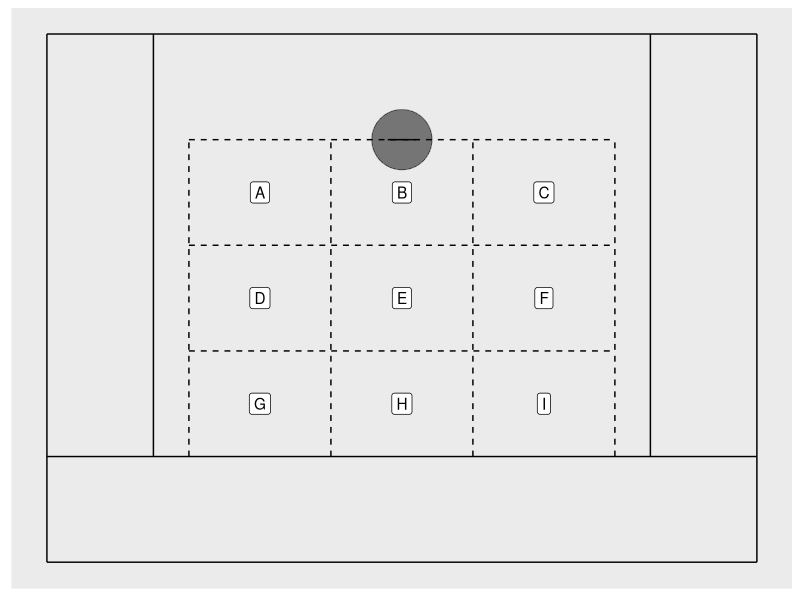
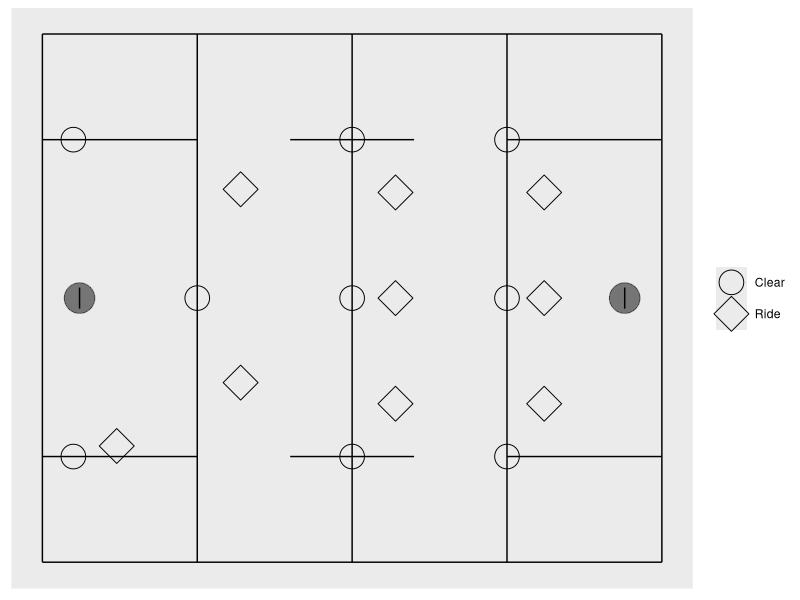
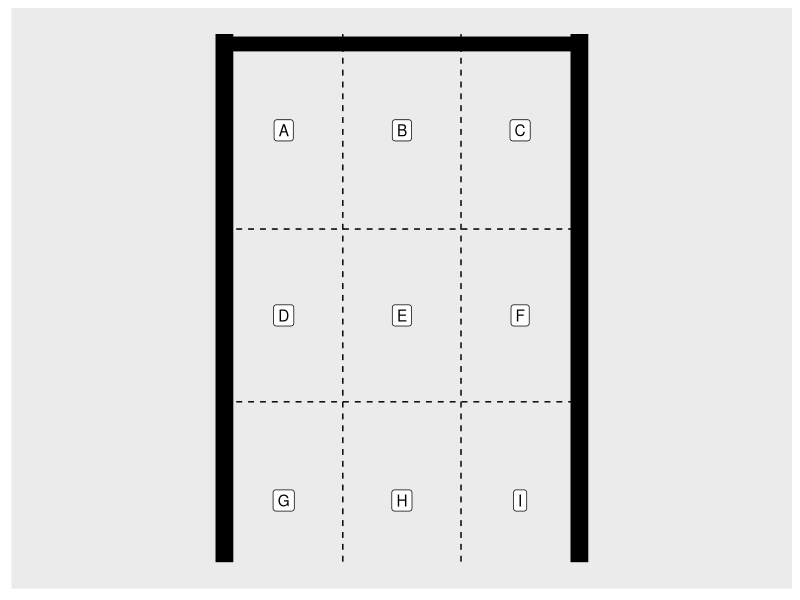
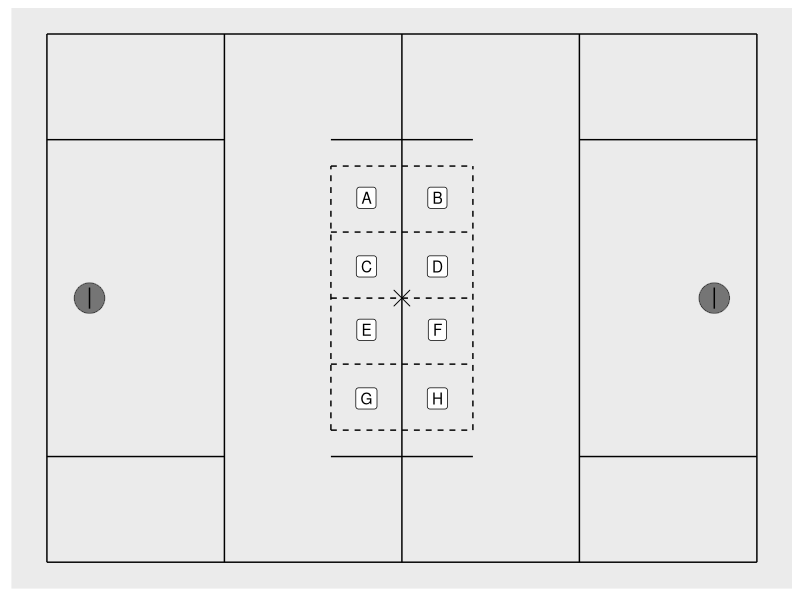

Here is the R script that generated these plots, in order:
## ---- chunk 1
knitr::opts_chunk$set(echo = TRUE)
library(tidyverse)
## ---- chunk 2
Draw.Half.Lax = function() {
ggplot() +
  theme(axis.title.x=element_blank(),
        axis.text.x=element_blank(),
        axis.ticks.x=element_blank(),
        axis.ticks.y=element_blank(),
        axis.title.y=element_blank(),
        axis.text.y=element_blank(),
        panel.grid.major = element_blank(),
        panel.grid.minor = element_blank()) +
  geom_segment(mapping = aes(x=0, y=5, xend=5, yend=5)) +
  geom_segment(mapping = aes(x=0, y=0, xend=5, yend=0)) +
  geom_segment(mapping = aes(x=0, y=0, xend=0, yend=5)) +
  geom_segment(mapping = aes(x=5, y=0, xend=5, yend=5)) +
  geom_segment(mapping = aes(x=0, xend=5, y=1, yend=1)) +
  geom_segment(mapping = aes(x=.75, xend=.75, y=1, yend=5)) +
  geom_segment(mapping = aes(x=4.25, xend=4.25, y=1, yend=5)) +
  geom_point(mapping = aes(x=2.5, y=4), size = 20, alpha = .5, color = "black") +
  geom_segment(mapping = aes(x=2.4, xend=2.6, y=4, yend=4)) +
  geom_segment(mapping = aes(x=1, xend=4, y=4, yend=4), lty=2) +
  geom_segment(mapping = aes(x=1, xend=1, y=1, yend=4), lty=2) +
  geom_segment(mapping = aes(x=1, xend=4, y=2, yend=2), lty=2) +
  geom_segment(mapping = aes(x=4, xend=4, y=1, yend=4), lty=2) +
  geom_segment(mapping = aes(x=1, xend=4, y=3, yend=3), lty=2) +
  geom_segment(mapping = aes(x=2, xend=2, y=1, yend=4), lty=2) +
  geom_segment(mapping = aes(x=3, xend=3, y=1, yend=4), lty=2) +
  geom_label(mapping = aes(x=1.5, y=3.5), label = "A") +
  geom_label(mapping = aes(x=1.5, y=2.5), label = "D") +
  geom_label(mapping = aes(x=1.5, y=1.5), label = "G") +
  geom_label(mapping = aes(x=2.5, y=3.5), label = "B") +
  geom_label(mapping = aes(x=3.5, y=3.5), label = "C") +
  geom_label(mapping = aes(x=3.5, y=2.5), label = "F") +
  geom_label(mapping = aes(x=3.5, y=1.5), label = "I") +
  geom_label(mapping = aes(x=2.5, y=2.5), label = "E") +
  geom_label(mapping = aes(x=2.5, y=1.5), label = "H")
}

Draw.Full.Lax = function(Ride.Clear) {
  ggplot() +
  theme(axis.title.x=element_blank(),
        axis.text.x=element_blank(),
        axis.ticks.x=element_blank(),
        axis.ticks.y=element_blank(),
        axis.title.y=element_blank(),
        axis.text.y=element_blank(),
        panel.grid.major = element_blank(),
        panel.grid.minor = element_blank(),
        legend.title = element_blank()) +
    geom_segment(mapping = aes(x=0, xend=5, y=10, yend=10)) +
    geom_segment(mapping = aes(x=0, xend=5, y=0, yend=0)) +
    geom_segment(mapping = aes(x=0, xend=0, y=0, yend=10)) +
    geom_segment(mapping = aes(x=5, xend=5, y=0, yend=10)) +
    geom_segment(mapping = aes(x=2.5, xend=2.5, y=0, yend=10)) +
    geom_segment(mapping = aes(x=3.75, xend=3.75, y=0, yend=10)) +
    geom_segment(mapping = aes(x= 1.25, xend=1.25, y=0, yend=10)) +
    geom_segment(mapping = aes(x=0, xend=1.25, y=2, yend=2)) +
    geom_segment(mapping = aes(x=0, xend=1.25, y=8, yend=8)) +
    geom_segment(mapping = aes(x=3.75, xend=5, y=2, yend=2)) +
    geom_segment(mapping = aes(x=3.75, xend=5, y=8, yend=8)) +
    geom_point(mapping = aes(x=.3, y=5), size = 10, alpha = .5) +
    geom_point(mapping = aes(x=4.7, y=5), size = 10, alpha = .5) +
    geom_segment(mapping = aes(x=.3, xend=.3, y=4.8, yend=5.2)) +
    geom_segment(mapping = aes(x=4.7, xend=4.7, y=4.8, yend=5.2)) +
    geom_segment(mapping = aes(x=2, xend=3, y=2, yend=2)) +
    geom_segment(mapping = aes(x=2, xend=3, y=8, yend=8)) +
    geom_point(mapping = aes(x=Ride.Clear$x, y=Ride.Clear$y, shape = Ride.Clear$Type), show.legend = T, size = 8) +
    scale_shape_manual(values=c(1,5))
}

Goal.Frame = function () {
  ggplot() +
    theme(axis.title.x=element_blank(),
          axis.text.x=element_blank(),
          axis.ticks.x=element_blank(),
          axis.ticks.y=element_blank(),
          axis.title.y=element_blank(),
          axis.text.y=element_blank(),
          panel.grid.major = element_blank(),
          panel.grid.minor = element_blank(),
          legend.title = element_blank()) +
    geom_segment(mapping = aes(x=-1, y=1, xend=1, yend=1), size=5) + #top
    geom_segment(mapping = aes(x=-1, y=1.403, xend=-1, yend=-20), size=6) + #left
    geom_segment(mapping = aes(x=1, y=1.403, xend=1, yend=-20), size=6) + #right
    geom_segment(mapping = aes(x=-1, xend=1, y=-13.5, yend=-13.5), lty=2) +
    geom_segment(mapping = aes(x=-1, xend=1, y=-6.5, yend=-6.5), lty=2) + 
    geom_segment(mapping = aes(x=-.333, xend=-.333, y=1.4, yend=-20), lty=2) +
    geom_segment(mapping = aes(x=.333, xend=.333, y=1.4, yend=-20), lty=2) +
    geom_label(mapping = aes(x=-.666, y=-2.5), label="A") +
    geom_label(mapping = aes(x=0, y=-2.5), label="B") +
    geom_label(mapping = aes(x=.666, y=-2.5), label="C") +
    geom_label(mapping = aes(x=-.666, y=-10), label="D") +
    geom_label(mapping = aes(x=0, y=-10), label="E") +
    geom_label(mapping = aes(x=.666, y=-10), label="F") +
    geom_label(mapping = aes(x=-.666, y=-17.5), label="G") +
    geom_label(mapping = aes(x=0, y=-17.5), label="H") +
    geom_label(mapping = aes(x=.666, y=-17.5), label="I") +
    xlim(-2, 2)
}

Draw.FO = function () {
  ggplot() +
    theme(axis.title.x=element_blank(),
          axis.text.x=element_blank(),
          axis.ticks.x=element_blank(),
          axis.ticks.y=element_blank(),
          axis.title.y=element_blank(),
          axis.text.y=element_blank(),
          panel.grid.major = element_blank(),
          panel.grid.minor = element_blank(),
          legend.title = element_blank()) +
    geom_segment(mapping = aes(x=0, xend=5, y=10, yend=10)) +
    geom_segment(mapping = aes(x=0, xend=5, y=0, yend=0)) +
    geom_segment(mapping = aes(x=0, xend=0, y=0, yend=10)) +
    geom_segment(mapping = aes(x=5, xend=5, y=0, yend=10)) +
    geom_segment(mapping = aes(x=2.5, xend=2.5, y=0, yend=10)) +
    geom_segment(mapping = aes(x=3.75, xend=3.75, y=0, yend=10)) +
    geom_segment(mapping = aes(x= 1.25, xend=1.25, y=0, yend=10)) +
    geom_segment(mapping = aes(x=0, xend=1.25, y=2, yend=2)) +
    geom_segment(mapping = aes(x=0, xend=1.25, y=8, yend=8)) +
    geom_segment(mapping = aes(x=3.75, xend=5, y=2, yend=2)) +
    geom_segment(mapping = aes(x=3.75, xend=5, y=8, yend=8)) +
    geom_segment(mapping = aes(x=2, xend=3, y=2, yend=2)) +
    geom_segment(mapping = aes(x=2, xend=3, y=8, yend=8)) +
    geom_point(mapping = aes(x=.3, y=5), size = 10, alpha = .5) +
    geom_point(mapping = aes(x=4.7, y=5), size = 10, alpha = .5) +
    geom_segment(mapping = aes(x=.3, xend=.3, y=4.8, yend=5.2)) +
    geom_segment(mapping = aes(x=4.7, xend=4.7, y=4.8, yend=5.2)) +
    geom_point(mapping = aes(x=2.5, y=5), shape = 4, size = 5) +
    geom_segment(mapping = aes(x=2, xend=2, y=2.5, yend=7.5), lty=2) +
    geom_segment(mapping = aes(x=3, xend=3, y=2.5, yend=7.5), lty=2) +
    geom_segment(mapping = aes(x=2, xend=3, y=2.5, yend=2.5), lty=2) +
    geom_segment(mapping = aes(x=2, xend=3, y=7.5, yend=7.5), lty=2) +
    geom_segment(mapping = aes(x=2, xend=3, y=6.25, yend=6.25), lty=2) +
    geom_segment(mapping = aes(x=2, xend=3, y=3.75, yend=3.75), lty=2) +
    geom_segment(mapping = aes(x=2, xend=3, y=5, yend=5), lty=2) +
    geom_label(mapping = aes(x=2.25, y=6.9), label="A") +
    geom_label(mapping = aes(x=2.75, y=6.9), label="B") +
    geom_label(mapping = aes(x=2.25, y=5.6), label="C") +
    geom_label(mapping = aes(x=2.75, y=5.6), label="D") +
    geom_label(mapping = aes(x=2.25, y=4.4), label="E") +
    geom_label(mapping = aes(x=2.75, y=4.4), label="F") +
    geom_label(mapping = aes(x=2.25, y=3.1), label="G") +
    geom_label(mapping = aes(x=2.75, y=3.1), label="H") +
    scale_shape_manual(values=c(1,5))
}
## ---- chunk 3
Draw.Half.Lax()

Ride.Clear = data.frame(x=(c(.25, 1.25, .25, rep(2.5, 3), rep(3.75, 3), .6, rep(1.6, 2), rep(2.85, 3), rep(4.05, 3))), y=(c(rep(c(2, 5, 8), 3), 2.2, 3.4, 7.06, 3, 5, 7, 3, 5, 7)), Type=(c(rep("Clear", 9), rep("Ride", 9))))
Draw.Full.Lax(Ride.Clear)

Shots.Placement = data.frame(x=rnorm(20, mean=0, sd=.5), y=rnorm(20, mean=0, sd=.5))
Goal.Frame()

Draw.FO()
